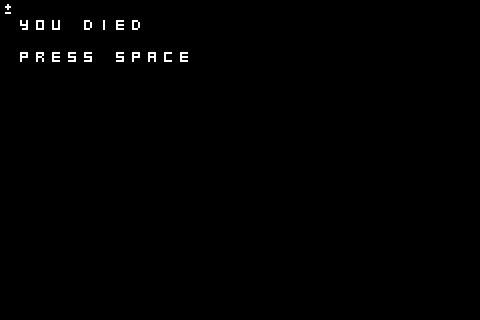

Rendered tile map (Tiled .tmx) drawn with the repository's tilesets; below, a short description and the full map source, tile grids included:
An orthogonal 30x20 tile map with 16x16 px tiles, 5 tile layers (general, bg, triggers, text, ...).

<map version="1.0" tiledversion="1.0.3" orientation="orthogonal" renderorder="right-down" width="30" height="20" tilewidth="16" tileheight="16" nextobjectid="1">
 <tileset firstgid="1" source="text.tsx" />
 <layer name="general" width="30" height="20">
  <data encoding="csv">
0,0,0,0,0,0,0,0,0,0,0,0,0,0,0,0,0,0,0,0,0,0,0,0,0,0,0,0,0,0,
0,0,0,0,0,0,0,0,0,0,0,0,0,0,0,0,0,0,0,0,0,0,0,0,0,0,0,0,0,0,
0,0,0,0,0,0,0,0,0,0,0,0,0,0,0,0,0,0,0,0,0,0,0,0,0,0,0,0,0,0,
0,0,0,0,0,0,0,0,0,0,0,0,0,0,0,0,0,0,0,0,0,0,0,0,0,0,0,0,0,0,
0,0,0,0,0,0,0,0,0,0,0,0,0,0,0,0,0,0,0,0,0,0,0,0,0,0,0,0,0,0,
0,0,0,0,0,0,0,0,0,0,0,0,0,0,0,0,0,0,0,0,0,0,0,0,0,0,0,0,0,0,
0,0,0,0,0,0,0,0,0,0,0,0,0,0,0,0,0,0,0,0,0,0,0,0,0,0,0,0,0,0,
0,0,0,0,0,0,0,0,0,0,0,0,0,0,0,0,0,0,0,0,0,0,0,0,0,0,0,0,0,0,
0,0,0,0,0,0,0,0,0,0,0,0,0,0,0,0,0,0,0,0,0,0,0,0,0,0,0,0,0,0,
0,0,0,0,0,0,0,0,0,0,0,0,0,0,0,0,0,0,0,0,0,0,0,0,0,0,0,0,0,0,
0,0,0,0,0,0,0,0,0,0,0,0,0,0,0,0,0,0,0,0,0,0,0,0,0,0,0,0,0,0,
0,0,0,0,0,0,0,0,0,0,0,0,0,0,0,0,0,0,0,0,0,0,0,0,0,0,0,0,0,0,
0,0,0,0,0,0,0,0,0,0,0,0,0,0,0,0,0,0,0,0,0,0,0,0,0,0,0,0,0,0,
0,0,0,0,0,0,0,0,0,0,0,0,0,0,0,0,0,0,0,0,0,0,0,0,0,0,0,0,0,0,
0,0,0,0,0,0,0,0,0,0,0,0,0,0,0,0,0,0,0,0,0,0,0,0,0,0,0,0,0,0,
0,0,0,0,0,0,0,0,0,0,0,0,0,0,0,0,0,0,0,0,0,0,0,0,0,0,0,0,0,0,
0,0,0,0,0,0,0,0,0,0,0,0,0,0,0,0,0,0,0,0,0,0,0,0,0,0,0,0,0,0,
0,0,0,0,0,0,0,0,0,0,0,0,0,0,0,0,0,0,0,0,0,0,0,0,0,0,0,0,0,0,
0,0,0,0,0,0,0,0,0,0,0,0,0,0,0,0,0,0,0,0,0,0,0,0,0,0,0,0,0,0,
0,0,0,0,0,0,0,0,0,0,0,0,0,0,0,0,0,0,0,0,0,0,0,0,0,0,0,0,0,0
</data>
 </layer>
 <layer name="bg" width="30" height="20">
  <data encoding="csv">
0,0,0,0,0,0,0,0,0,0,0,0,0,0,0,0,0,0,0,0,0,0,0,0,0,0,0,0,0,0,
0,0,0,0,0,0,0,0,0,0,0,0,0,0,0,0,0,0,0,0,0,0,0,0,0,0,0,0,0,0,
0,0,0,0,0,0,0,0,0,0,0,0,0,0,0,0,0,0,0,0,0,0,0,0,0,0,0,0,0,0,
0,0,0,0,0,0,0,0,0,0,0,0,0,0,0,0,0,0,0,0,0,0,0,0,0,0,0,0,0,0,
0,0,0,0,0,0,0,0,0,0,0,0,0,0,0,0,0,0,0,0,0,0,0,0,0,0,0,0,0,0,
0,0,0,0,0,0,0,0,0,0,0,0,0,0,0,0,0,0,0,0,0,0,0,0,0,0,0,0,0,0,
0,0,0,0,0,0,0,0,0,0,0,0,0,0,0,0,0,0,0,0,0,0,0,0,0,0,0,0,0,0,
0,0,0,0,0,0,0,0,0,0,0,0,0,0,0,0,0,0,0,0,0,0,0,0,0,0,0,0,0,0,
0,0,0,0,0,0,0,0,0,0,0,0,0,0,0,0,0,0,0,0,0,0,0,0,0,0,0,0,0,0,
0,0,0,0,0,0,0,0,0,0,0,0,0,0,0,0,0,0,0,0,0,0,0,0,0,0,0,0,0,0,
0,0,0,0,0,0,0,0,0,0,0,0,0,0,0,0,0,0,0,0,0,0,0,0,0,0,0,0,0,0,
0,0,0,0,0,0,0,0,0,0,0,0,0,0,0,0,0,0,0,0,0,0,0,0,0,0,0,0,0,0,
0,0,0,0,0,0,0,0,0,0,0,0,0,0,0,0,0,0,0,0,0,0,0,0,0,0,0,0,0,0,
0,0,0,0,0,0,0,0,0,0,0,0,0,0,0,0,0,0,0,0,0,0,0,0,0,0,0,0,0,0,
0,0,0,0,0,0,0,0,0,0,0,0,0,0,0,0,0,0,0,0,0,0,0,0,0,0,0,0,0,0,
0,0,0,0,0,0,0,0,0,0,0,0,0,0,0,0,0,0,0,0,0,0,0,0,0,0,0,0,0,0,
0,0,0,0,0,0,0,0,0,0,0,0,0,0,0,0,0,0,0,0,0,0,0,0,0,0,0,0,0,0,
0,0,0,0,0,0,0,0,0,0,0,0,0,0,0,0,0,0,0,0,0,0,0,0,0,0,0,0,0,0,
0,0,0,0,0,0,0,0,0,0,0,0,0,0,0,0,0,0,0,0,0,0,0,0,0,0,0,0,0,0,
0,0,0,0,0,0,0,0,0,0,0,0,0,0,0,0,0,0,0,0,0,0,0,0,0,0,0,0,0,0
</data>
 </layer>
 <layer name="triggers" width="30" height="20">
  <data encoding="csv">
43,0,0,0,0,0,0,0,0,0,0,0,0,0,0,0,0,0,0,0,0,0,0,0,0,0,0,0,0,0,
0,0,0,0,0,0,0,0,0,0,0,0,0,0,0,0,0,0,0,0,0,0,0,0,0,0,0,0,0,0,
0,0,0,0,0,0,0,0,0,0,0,0,0,0,0,0,0,0,0,0,0,0,0,0,0,0,0,0,0,0,
0,0,0,0,0,0,0,0,0,0,0,0,0,0,0,0,0,0,0,0,0,0,0,0,0,0,0,0,0,0,
0,0,0,0,0,0,0,0,0,0,0,0,0,0,0,0,0,0,0,0,0,0,0,0,0,0,0,0,0,0,
0,0,0,0,0,0,0,0,0,0,0,0,0,0,0,0,0,0,0,0,0,0,0,0,0,0,0,0,0,0,
0,0,0,0,0,0,0,0,0,0,0,0,0,0,0,0,0,0,0,0,0,0,0,0,0,0,0,0,0,0,
0,0,0,0,0,0,0,0,0,0,0,0,0,0,0,0,0,0,0,0,0,0,0,0,0,0,0,0,0,0,
0,0,0,0,0,0,0,0,0,0,0,0,0,0,0,0,0,0,0,0,0,0,0,0,0,0,0,0,0,0,
0,0,0,0,0,0,0,0,0,0,0,0,0,0,0,0,0,0,0,0,0,0,0,0,0,0,0,0,0,0,
0,0,0,0,0,0,0,0,0,0,0,0,0,0,0,0,0,0,0,0,0,0,0,0,0,0,0,0,0,0,
0,0,0,0,0,0,0,0,0,0,0,0,0,0,0,0,0,0,0,0,0,0,0,0,0,0,0,0,0,0,
0,0,0,0,0,0,0,0,0,0,0,0,0,0,0,0,0,0,0,0,0,0,0,0,0,0,0,0,0,0,
0,0,0,0,0,0,0,0,0,0,0,0,0,0,0,0,0,0,0,0,0,0,0,0,0,0,0,0,0,0,
0,0,0,0,0,0,0,0,0,0,0,0,0,0,0,0,0,0,0,0,0,0,0,0,0,0,0,0,0,0,
0,0,0,0,0,0,0,0,0,0,0,0,0,0,0,0,0,0,0,0,0,0,0,0,0,0,0,0,0,0,
0,0,0,0,0,0,0,0,0,0,0,0,0,0,0,0,0,0,0,0,0,0,0,0,0,0,0,0,0,0,
0,0,0,0,0,0,0,0,0,0,0,0,0,0,0,0,0,0,0,0,0,0,0,0,0,0,0,0,0,0,
0,0,0,0,0,0,0,0,0,0,0,0,0,0,0,0,0,0,0,0,0,0,0,0,0,0,0,0,0,0,
0,0,0,0,0,0,0,0,0,0,0,0,0,0,0,0,0,0,0,0,0,0,0,0,0,0,0,0,0,0
</data>
 </layer>
 <layer name="text" width="30" height="20">
  <data encoding="csv">
0,0,0,0,0,0,0,0,0,0,0,0,0,0,0,0,0,0,0,0,0,0,0,0,0,0,0,0,0,0,
0,25,15,21,0,4,9,5,4,0,0,0,0,0,0,0,0,0,0,0,0,0,0,0,0,0,0,0,0,0,
0,0,0,0,0,0,0,0,0,0,0,0,0,0,0,0,0,0,0,0,0,0,0,0,0,0,0,0,0,0,
0,16,18,5,19,19,0,19,16,1,3,5,0,0,0,0,0,0,0,0,0,0,0,0,0,0,0,0,0,0,
0,0,0,0,0,0,0,0,0,0,0,0,0,0,0,0,0,0,0,0,0,0,0,0,0,0,0,0,0,0,
0,0,0,0,0,0,0,0,0,0,0,0,0,0,0,0,0,0,0,0,0,0,0,0,0,0,0,0,0,0,
0,0,0,0,0,0,0,0,0,0,0,0,0,0,0,0,0,0,0,0,0,0,0,0,0,0,0,0,0,0,
0,0,0,0,0,0,0,0,0,0,0,0,0,0,0,0,0,0,0,0,0,0,0,0,0,0,0,0,0,0,
0,0,0,0,0,0,0,0,0,0,0,0,0,0,0,0,0,0,0,0,0,0,0,0,0,0,0,0,0,0,
0,0,0,0,0,0,0,0,0,0,0,0,0,0,0,0,0,0,0,0,0,0,0,0,0,0,0,0,0,0,
0,0,0,0,0,0,0,0,0,0,0,0,0,0,0,0,0,0,0,0,0,0,0,0,0,0,0,0,0,0,
0,0,0,0,0,0,0,0,0,0,0,0,0,0,0,0,0,0,0,0,0,0,0,0,0,0,0,0,0,0,
0,0,0,0,0,0,0,0,0,0,0,0,0,0,0,0,0,0,0,0,0,0,0,0,0,0,0,0,0,0,
0,0,0,0,0,0,0,0,0,0,0,0,0,0,0,0,0,0,0,0,0,0,0,0,0,0,0,0,0,0,
0,0,0,0,0,0,0,0,0,0,0,0,0,0,0,0,0,0,0,0,0,0,0,0,0,0,0,0,0,0,
0,0,0,0,0,0,0,0,0,0,0,0,0,0,0,0,0,0,0,0,0,0,0,0,0,0,0,0,0,0,
0,0,0,0,0,0,0,0,0,0,0,0,0,0,0,0,0,0,0,0,0,0,0,0,0,0,0,0,0,0,
0,0,0,0,0,0,0,0,0,0,0,0,0,0,0,0,0,0,0,0,0,0,0,0,0,0,0,0,0,0,
0,0,0,0,0,0,0,0,0,0,0,0,0,0,0,0,0,0,0,0,0,0,0,0,0,0,0,0,0,0,
0,0,0,0,0,0,0,0,0,0,0,0,0,0,0,0,0,0,0,0,0,0,0,0,0,0,0,0,0,0
</data>
 </layer>
 <layer name="entities" width="30" height="20">
  <data encoding="csv">
0,0,0,0,0,0,0,0,0,0,0,0,0,0,0,0,0,0,0,0,0,0,0,0,0,0,0,0,0,0,
0,0,0,0,0,0,0,0,0,0,0,0,0,0,0,0,0,0,0,0,0,0,0,0,0,0,0,0,0,0,
0,0,0,0,0,0,0,0,0,0,0,0,0,0,0,0,0,0,0,0,0,0,0,0,0,0,0,0,0,0,
0,0,0,0,0,0,0,0,0,0,0,0,0,0,0,0,0,0,0,0,0,0,0,0,0,0,0,0,0,0,
0,0,0,0,0,0,0,0,0,0,0,0,0,0,0,0,0,0,0,0,0,0,0,0,0,0,0,0,0,0,
0,0,0,0,0,0,0,0,0,0,0,0,0,0,0,0,0,0,0,0,0,0,0,0,0,0,0,0,0,0,
0,0,0,0,0,0,0,0,0,0,0,0,0,0,0,0,0,0,0,0,0,0,0,0,0,0,0,0,0,0,
0,0,0,0,0,0,0,0,0,0,0,0,0,0,0,0,0,0,0,0,0,0,0,0,0,0,0,0,0,0,
0,0,0,0,0,0,0,0,0,0,0,0,0,0,0,0,0,0,0,0,0,0,0,0,0,0,0,0,0,0,
0,0,0,0,0,0,0,0,0,0,0,0,0,0,0,0,0,0,0,0,0,0,0,0,0,0,0,0,0,0,
0,0,0,0,0,0,0,0,0,0,0,0,0,0,0,0,0,0,0,0,0,0,0,0,0,0,0,0,0,0,
0,0,0,0,0,0,0,0,0,0,0,0,0,0,0,0,0,0,0,0,0,0,0,0,0,0,0,0,0,0,
0,0,0,0,0,0,0,0,0,0,0,0,0,0,0,0,0,0,0,0,0,0,0,0,0,0,0,0,0,0,
0,0,0,0,0,0,0,0,0,0,0,0,0,0,0,0,0,0,0,0,0,0,0,0,0,0,0,0,0,0,
0,0,0,0,0,0,0,0,0,0,0,0,0,0,0,0,0,0,0,0,0,0,0,0,0,0,0,0,0,0,
0,0,0,0,0,0,0,0,0,0,0,0,0,0,0,0,0,0,0,0,0,0,0,0,0,0,0,0,0,0,
0,0,0,0,0,0,0,0,0,0,0,0,0,0,0,0,0,0,0,0,0,0,0,0,0,0,0,0,0,0,
0,0,0,0,0,0,0,0,0,0,0,0,0,0,0,0,0,0,0,0,0,0,0,0,0,0,0,0,0,0,
0,0,0,0,0,0,0,0,0,0,0,0,0,0,0,0,0,0,0,0,0,0,0,0,0,0,0,0,0,0,
0,0,0,0,0,0,0,0,0,0,0,0,0,0,0,0,0,0,0,0,0,0,0,0,0,0,0,0,0,0
</data>
 </layer>
</map>
